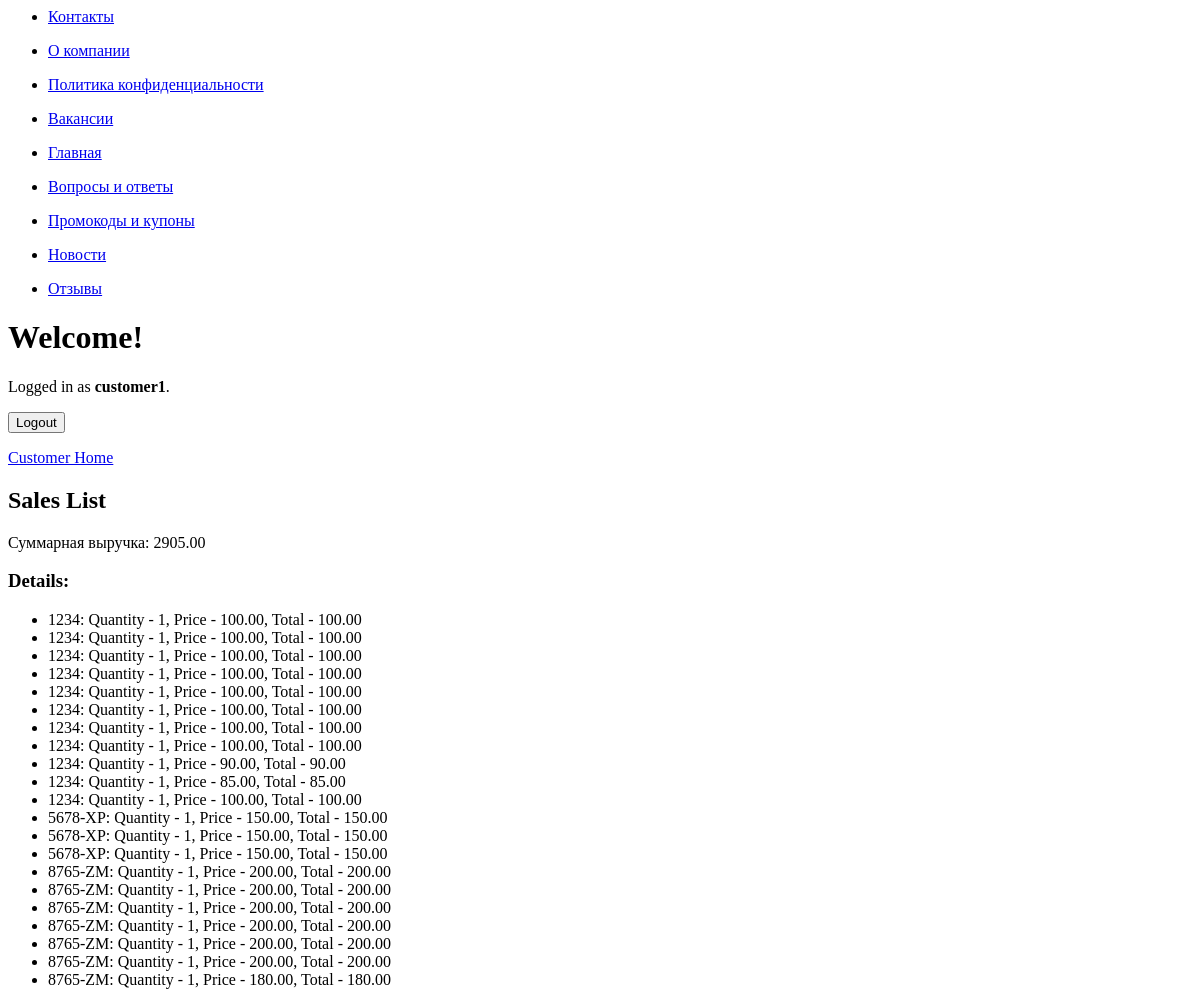
/view_sales/ (signed in), run on an earlier commit of the app's database.
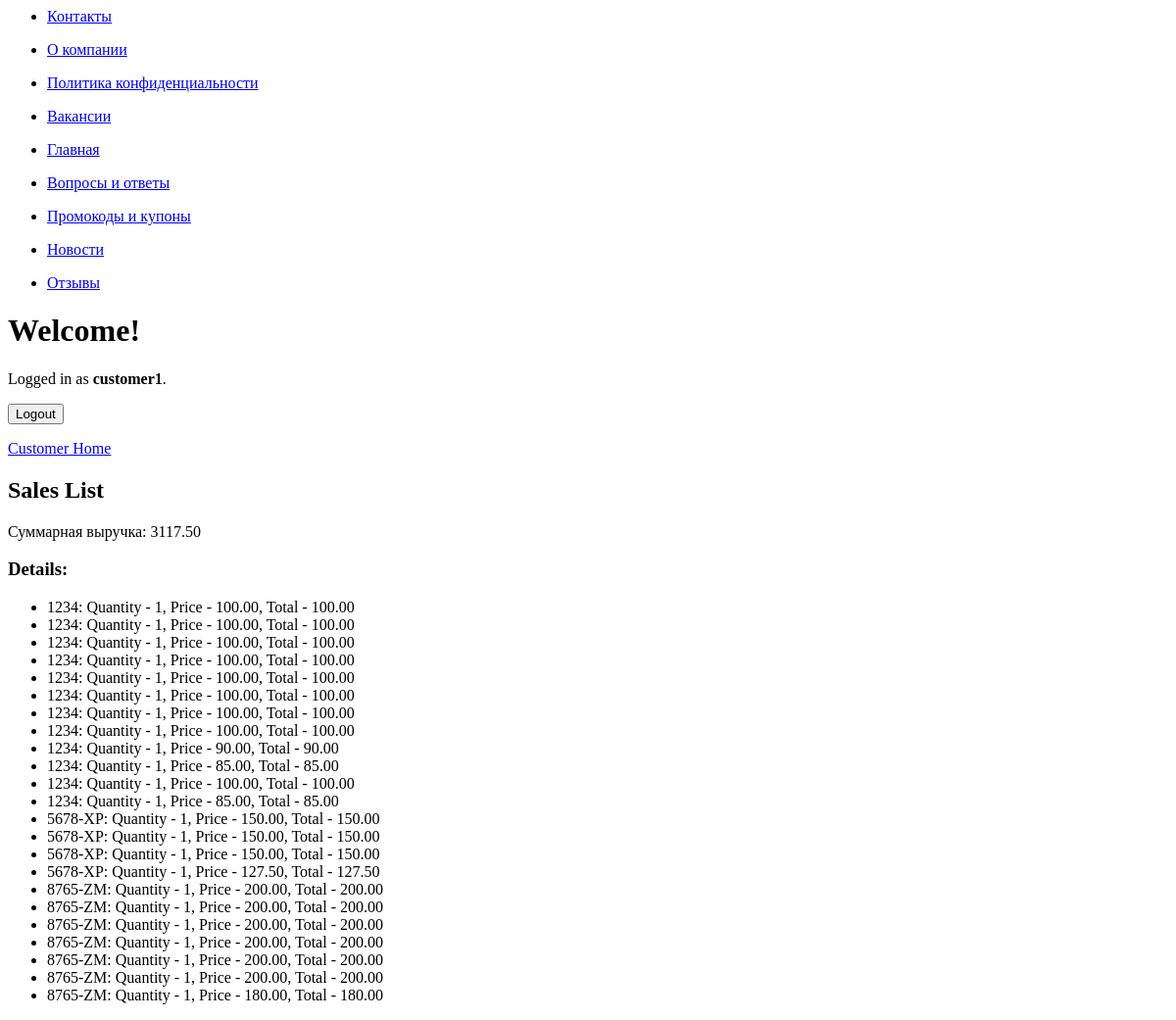
And on a later commit of the database.
### Autosalon/models.py (models this page shows, shortened)
class User(AbstractUser):
    is_customer = models.BooleanField(default=False)
    is_employee = models.BooleanField(default=False)
    is_admin = models.BooleanField(default=False)

class Product(models.Model):
    code = models.CharField(max_length=100)
    name = models.CharField(max_length=255)
    price = models.DecimalField(max_digits=10, decimal_places=2)
    characteristics = models.TextField()
    manufacturer = models.ForeignKey(Manufacturer, on_delete=models.CASCADE)
    product_type = models.ForeignKey(ProductType, on_delete=models.CASCADE)
    photo = models.ImageField(default='default_photo.png', upload_to='product_photos/', blank=True)

class Order(models.Model):
    buyer = models.ForeignKey(User, related_name='buyer', on_delete=models.CASCADE)
    product = models.ForeignKey(Product, on_delete=models.CASCADE)
    quantity = models.PositiveIntegerField(default=1)
    date_sold = models.DateTimeField(default=datetime.now())
    price = models.DecimalField(max_digits=10, decimal_places=2, null=True, blank=True)  # Добавлено поле для цены с учетом скидки
    promo_code = models.CharField(max_length=100, null=True, blank=True)

### Autosalon/views/admins.py (the view)
# urls.py: path('view_sales/',admins.view_sales,name='view_sales'),
@login_required
def view_sales(request):
    sales = Sale.objects.all()
    sales_data = []
    total_revenue = 0
    for sale in sales:
        orders = Order.objects.filter(product=sale.product)
        total_for_product = 0
        for order in orders:
            if order.price is None:
                price = Decimal('0')  # Обработка случая, когда цена равна None
            else:
                price = order.price
            sale_info = {
                'product': sale.product.name,
                'quantity': order.quantity,
                'price': price,  # Используем изменённую цену из Order
                'total': price * order.quantity  # Вычисляем итоговую стоимость с учётом скидки
            }
            sales_data.append(sale_info)
            total_revenue += sale_info['total']
            total_for_product += sale_info['total']
        print(f"Product: {sale.product.name}, Total for product: {total_for_product}")
    for sale in sales_data:
        print(f"Product: {sale['product']}, Quantity: {sale['quantity']}, Price: {sale['price']}, Total: {sale['total']}")
    print(f"Total revenue calculated manually: {total_revenue}")
    return render(request, 'view_sales.html', {'total_revenue': total_revenue, 'sales_data': sales_data})

### Autosalon/templates/admins/view_sales.html
{% extends 'baseview.html' %}
{% block content %}
  <h2>Sales List</h2>
  <p>Суммарная выручка: {{ total_revenue }}</p>
  <h3>Details:</h3>
  <ul>
    {% for sale in sales_data %}
      <li>{{ sale.product }}: Quantity - {{ sale.quantity }}, Price - {{ sale.price }}, Total - {{ sale.total }}</li>
    {% endfor %}
  </ul>
{% endblock %}

### templates/baseview.html (shortened to what this page needs)
<html>
    <head>
    </head>
    <body>
        <div class="col-6 text-right">
          <nav>
            <ul>
                <li><a href="{% url 'contacts' %}">Контакты</a></li>
            </ul>
            <ul>
                <li><a href="{% url 'about' %}">О компании</a></li>
            </ul>
            <ul>
                <li><a href="{% url 'policy' %}">Политика конфиденциальности</a></li>
            </ul>
            <ul>
                <li><a href="{% url 'vacancies' %}">Вакансии</a></li>
            </ul>
            <ul>
                <li><a href="{% url 'index' %}">Главная</a></li>
            </ul>
            <ul>
                <li><a href="{% url 'questions' %}">Вопросы и ответы</a></li>
            </ul>
            <ul>
                <li><a href="{% url 'promos' %}">Промокоды и купоны</a></li>
            </ul>
            <ul>
                <li><a href="{% url 'news' %}">Новости</a></li>
            </ul>
            <ul>
                <li><a href="{% url 'feedbacks' %}">Отзывы</a></li>
            </ul>
        </nav>
          <h1>Welcome! </h1>
          </div>
          {% if user.is_authenticated %}
            <p class="pt-3">Logged in as <strong>{{ user.username }}</strong>.
                <form method="post" action="{% url 'logout' %}">
                    <button type="submit">Logout</button>
                </form>
            {% if user.is_admin %}
                <a href="{% url 'admin_home' %}" class="btn btn-primary" role="button">Admin Home</a>
            {% elif user.is_customer %}
                <a href="{% url 'customer_home' %}" class="btn btn-primary" role="button">Customer Home</a>
            {% elif user.is_employee %}
                <a href="{% url 'employee_home' %}" class="btn btn-primary" role="button">Employee Home</a>
            {% endif %}
          {% else %}
            <a href="{% url 'login' %}" class="btn btn-light" role="button">Log in</a>
            <a href="{% url 'signup' %}" class="btn btn-primary" role="button">Sign up</a>
          {% endif %}
          <div>
            {% block content %}
            {% endblock %}
        </div>
    </body>
</html>

What changed in the data, as far as the page shows it:
added Order: price "85.00"
added Order: price "127.50"
Also different on the page:
{{ total_revenue }}: "2905.00" → "3117.50"
new list line: "1234"
new list line: ": Quantity - 1 , Price - , Total - 85.00"
new list line: "5678-XP"
new list line: ": Quantity - 1 , Price - , Total - 127.50"
